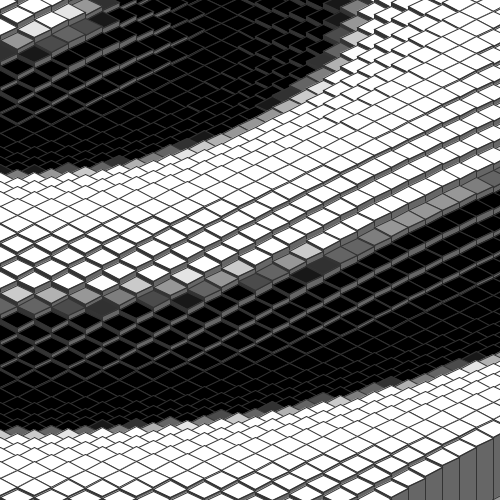
Frame 1 (no input)
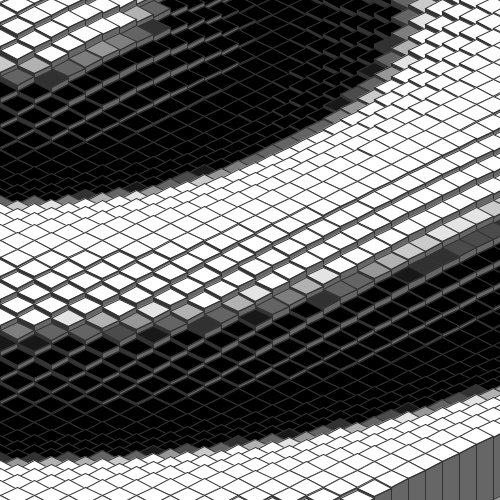
Frame 60 (the mouse pressed at the canvas centre just before this capture)
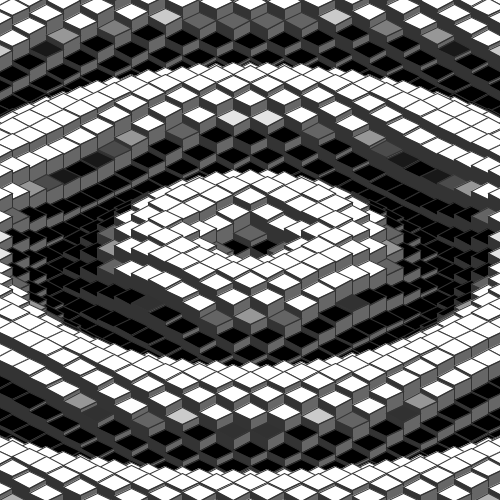
Frame 120 (the mouse held since frame 60 and released just before this capture)

The Processing sketch that drew these frames (run headless with seeded random() and noise(); from frame 60 on, the mouse is pressed at the canvas centre):

// Processing sketch: processing_27679
// ── processing_27679.pde

/*
Modified by Alastair Gray. (Original by Jared "BlueThen" C,  'Wavy'.)
*/

float compression = .55;
float a;
float speed = 0.8;

void setup()
{

  size(500,500);
  colorMode(HSB, 10);
  
  //compression = (dist(mouseX,mouseY, width/500.0,height/500.0)*compression++);
  
  
  stroke(2);

  frameRate(30);
}
void draw()
{
  
  
  

  speed = (width/2-dist(mouseX,mouseY, width/2,height/2)) / (width/2);
  
 // if (mouseX < width-100 > width-400, mouseY < height-100 > height-400){
    
    if ((mouseX < width -100)&&(mouseX > 100)){
      
   
    compression = .88;
    
  }else{
    compression = .55;
  }
  
  compression = (width/2-dist(mouseX,mouseY, width/2,height/2))/( dist(0,0, width/2, height/2));




    //When "i" is less than "35"...
   


  a -= speed;

  background(6);

  for (int x = -42; x < 42; x++) {
    //if (x > - 20) {
     // compression = .88;
    
    
    for (int z = -42; z < 42; z++) {

      //for (int y = int(10 * cos(0.55 * distance(x,z,0,0) - a))); halfw+halfh >= 250; int a -= 0.5;)  {     


      int y = int(24 * cos(compression * distance(x,z,0,0) - a));





      float xm = x*17 -8.5;
      float xt = x*17 +8.5;
      float zm = z*17 -8.5;
      float zt = z*17 +8.5;

      int halfw = mouseX;
      int halfh = mouseY;


      int isox1 = int(xm - zm + halfw);
      int isoy1 = int((xm + zm) * 0.5 + halfh);
      int isox2 = int(xm - zt + halfw);
      int isoy2 = int((xm + zt) * 0.5 + halfh);
      int isox3 = int(xt - zt + halfw);
      int isoy3 = int((xt + zt) * 0.5 + halfh);
      int isox4 = int(xt - zm + halfw);
      int isoy4 = int((xt + zm) * 0.5 + halfh);

      fill (2);
      quad(isox2, isoy2-y, isox3, isoy3-y, isox3, isoy3+40, isox2, isoy2+40);
      fill (4);
      quad(isox3, isoy3-y, isox4, isoy4-y, isox4, isoy4+40, isox3, isoy3+40);


      fill(4 + y - 0.05);
      quad(isox1, isoy1-y, isox2, isoy2-y, isox3, isoy3-y, isox4, isoy4-y);
    }
  }
}
  



float distance(float x,float y,float cx,float cy) {
  return sqrt(sq(cx - x) + sq(cy - y));
}
